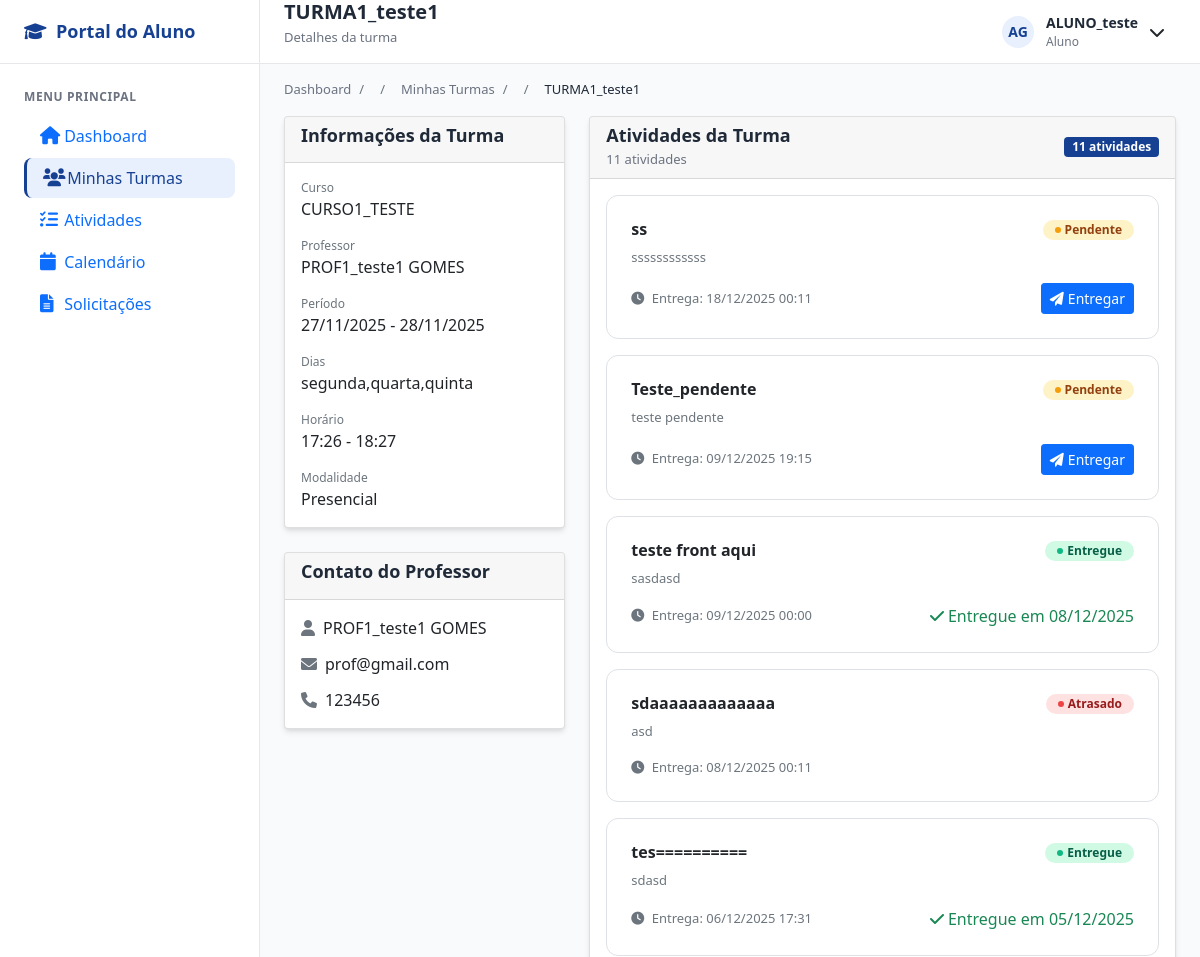
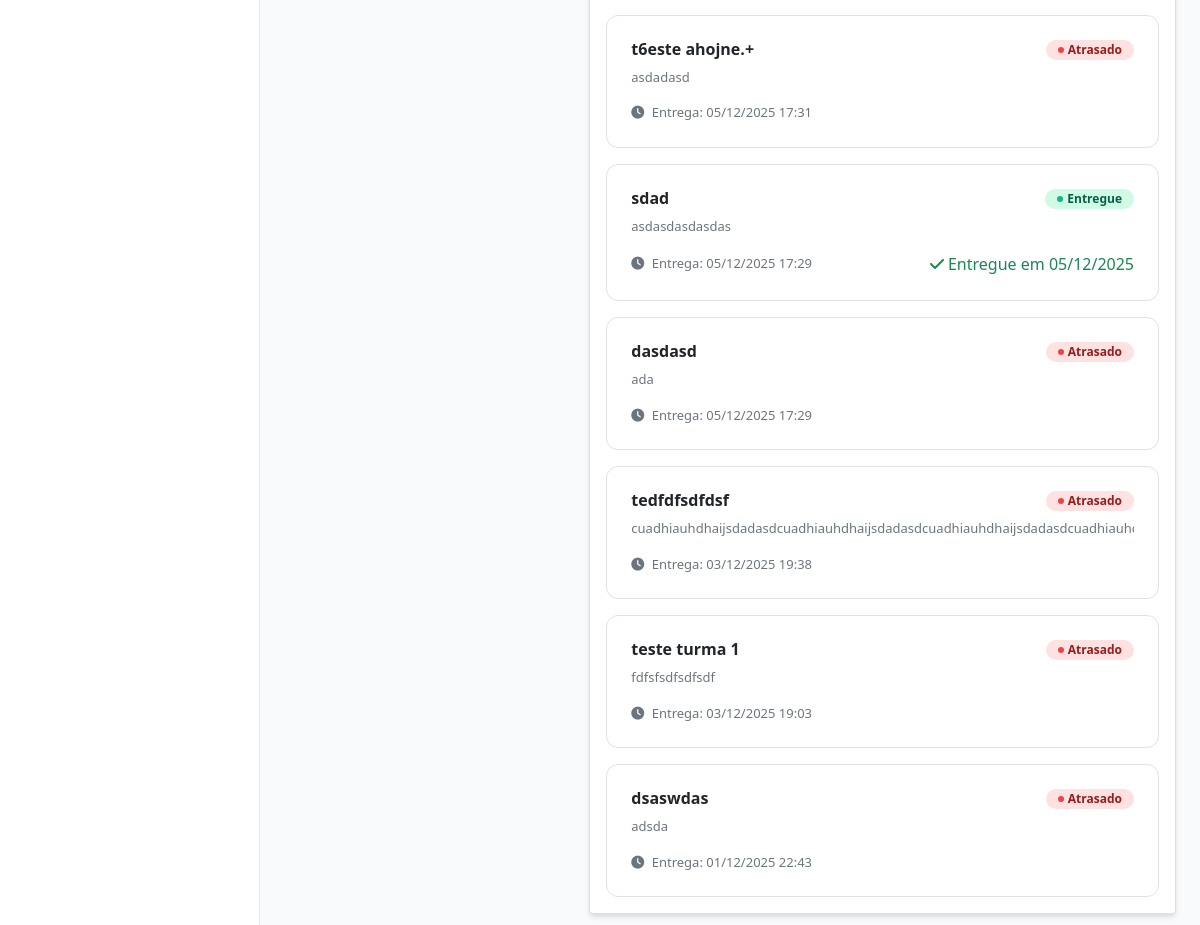
/aluno/turma/1/ (signed in), run on an earlier commit of the app's database (2 pictures, top to bottom).
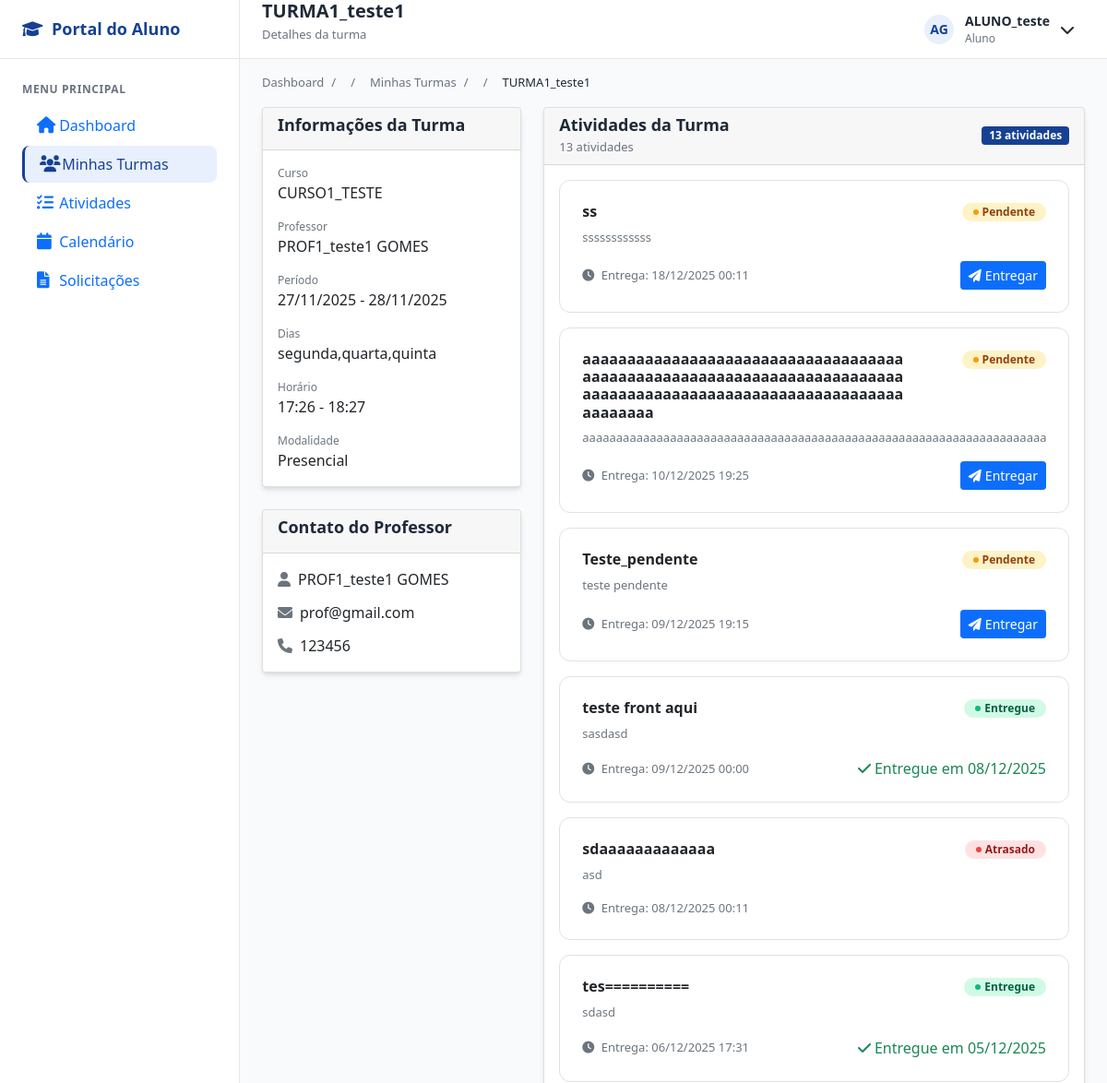
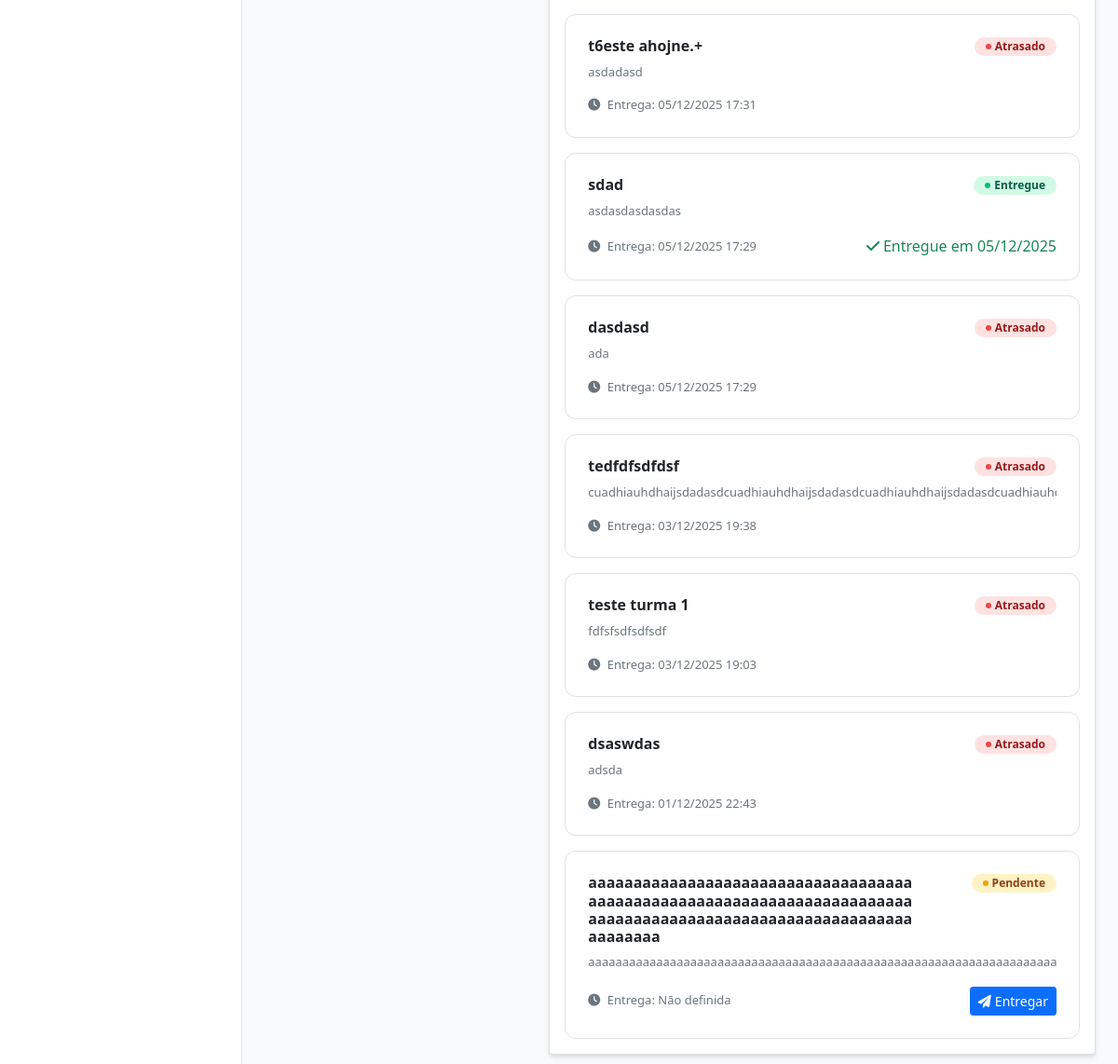
And on a later commit of the database (2 pictures, top to bottom).
### atividades/models.py (models this page shows)
class Atividade(models.Model):
    TIPO_ARQUIVO = [
        ('pdf', 'PDF'),
        ('doc', 'DOC'),
        ('docx', 'DOCX'),
        ('imagem', 'Imagem'),
        ('outro', 'Outro'),
    ]
    atividade_id = models.AutoField(primary_key=True)
    turma = models.ForeignKey('cursos.Turma', on_delete=models.CASCADE)
    tipo = models.ForeignKey(TipoAtividade, on_delete=models.SET_NULL, null=True, blank=True) # Novo campo
    titulo = models.CharField(max_length=200)
    descricao = models.TextField(blank=True, null=True)
    tipo_material = models.CharField(max_length=10, choices=TIPO_ARQUIVO, blank=True, null=True)
    url_material = models.URLField(blank=True, null=True)
    arquivo = models.FileField(upload_to='atividades_files/', blank=True, null=True)
    data_entrega = models.DateTimeField(blank=True, null=True)
    class Meta:
        db_table = 'Atividades'

class AtividadeEntregue(models.Model):
    atividade_entregue_id = models.AutoField(primary_key=True)
    atividade = models.ForeignKey(Atividade, on_delete=models.CASCADE)
    matricula = models.ForeignKey('cursos.Matricula', on_delete=models.CASCADE)
    texto = models.TextField(blank=True, null=True)
    tipo_arquivo = models.CharField(max_length=10, choices=Atividade.TIPO_ARQUIVO, blank=True, null=True)
    url_arquivo = models.URLField(blank=True, null=True)
    data_entrega = models.DateTimeField(auto_now_add=True)
    nota = models.DecimalField(max_digits=5, decimal_places=2, blank=True, null=True)
    class Meta:
        db_table = 'AtividadesEntregues'
        unique_together = ['atividade', 'matricula']

### aluno/views.py (the view)
# urls.py: path('turma/<int:turma_id>/', views.detalhes_turma, name='detalhes_turma'),
@login_required
@aluno_required
def detalhes_turma(request, turma_id):
    turma = get_object_or_404(Turma, turma_id=turma_id)
    matricula = Matricula.objects.filter(
        aluno=request.user.aluno,
        turma=turma,
        status_matricula=True
    ).first()
    if not matricula:
        return render(request, "aluno/error.html", {
            "message": "Você não está matriculado nesta turma."
        })
    atividades = Atividade.objects.filter(turma=turma).order_by('-data_entrega')
    atividades_com_status = []
    for atividade in atividades:
        entrega = AtividadeEntregue.objects.filter(
            atividade=atividade,
            matricula__aluno=request.user.aluno
        ).first()
        if entrega:
            status = 'entregue'
        elif atividade.data_entrega and atividade.data_entrega < timezone.now():
            status = 'atrasado'
        else:
            status = 'pendente'
        atividades_com_status.append({
            'atividade': atividade,
            'status': status,
            'entrega': entrega
        })
    proximos_eventos = Evento.objects.filter(
        turma=turma,
        data_inicio__gte=timezone.now()
    ).order_by('data_inicio')[:5]
    context = {
        'turma': turma,
        'atividades_com_status': atividades_com_status,
        'proximos_eventos': proximos_eventos,
        'professor': turma.professor,
    }
    return render(request, "aluno/detalhes_turma.html", context)

### aluno/templates/aluno/detalhes_turma.html (shortened to what the changed rows need)
{% extends "aluno/base.html" %}
{% load static %}
{% block content %}
<div class="grid grid-cols-1 lg:grid-cols-3 gap-6">
    <div class="lg:col-span-2">
        <div class="card">
            <div class="card-header d-flex justify-content-between align-items-center">
                <div>
                    <h3 class="card-title">Atividades da Turma</h3>
                    <p class="card-subtitle">{{ atividades_com_status|length }} atividades</p>
                </div>
                <span class="badge badge-primary">{{ atividades_com_status|length }} atividades</span>
            </div>
            <div class="card-body">
                {% if atividades_com_status %}
                    <div class="space-y-3">
                        {% for item in atividades_com_status %}
                        <div class="border rounded-lg p-4">
                            <div class="d-flex justify-content-between align-items-start mb-2">
                                <h6 class="font-semibold text-dark mb-0 text-wrap" style="word-wrap: break-word; overflow-wrap: break-word; word-break: break-word; max-width: 70%;">
                                    {{ item.atividade.titulo }}
                                </h6>
                                <span class="status-badge status-{{ item.status }}">
                                    {{ item.status|title }}
                                </span>
                            </div>
                            {% if item.atividade.descricao %}
                            <p class="text-sm text-muted mb-2 text-truncate" style="max-width: 100%; overflow: hidden; text-overflow: ellipsis; display: -webkit-box; -webkit-line-clamp: 2; -webkit-box-orient: vertical; word-wrap: break-word;">
                                {{ item.atividade.descricao|truncatechars:120 }}
                            </p>
                            {% endif %}
                            <div class="d-flex justify-content-between align-items-center mt-3">
                                <div class="text-sm text-muted">
                                    <i class="fas fa-clock me-1"></i>
                                    Entrega: {{ item.atividade.data_entrega|date:"d/m/Y H:i"|default:"Não definida" }}
                                </div>
                                <div>
                                    {% if item.status == 'pendente' %}
                                        <a href="{% url 'aluno:entregar_atividade' item.atividade.atividade_id %}"
                                           class="btn btn-primary btn-sm">
                                            <i class="fas fa-paper-plane me-1"></i>Entregar
                                        </a>
                                    {% elif item.status == 'entregue' %}
                                        <div class="d-flex items-center gap-2">
                                            <span class="text-success">
                                                <i class="fas fa-check me-1"></i>Entregue em
                                                {{ item.entrega.data_entrega|date:"d/m/Y" }}
                                            </span>
                                        </div>
                                    {% endif %}
                                </div>
                            </div>
                        </div>
                        {% endfor %}
                    </div>
                {% else %}
                    <div class="text-center py-4">
                        <i class="fas fa-tasks fa-2x text-muted mb-3"></i>
                        <p class="text-muted">Nenhuma atividade disponível para esta turma.</p>
                    </div>
                {% endif %}
            </div>
        </div>
    </div>
</div>
{% endblock %}

What changed in the data, as far as the page shows it:
added Atividade: atividade.titulo "aaaaaaaaaaaaaaaaaaaaaaaaaaaaaaaaaaaaaaaaaaaaaaaaaaaaaaaaaaaaaaaaaaaaaaaaaaaaaaaaaaaaaaaaaaaaaaaaaaaaaaaaaaaaaaaaaaaa", status "Pendente", atividade.descricao "aaaaaaaaaaaaaaaaaaaaaaaaaaaaaaaaaaaaaaaaaaaaaaaaaaaaaaaaaaaaaaaaaaa…", atividade.data_entrega "10/12/2025 19:25", shows "Entregar"
added Atividade: atividade.titulo "aaaaaaaaaaaaaaaaaaaaaaaaaaaaaaaaaaaaaaaaaaaaaaaaaaaaaaaaaaaaaaaaaaaaaaaaaaaaaaaaaaaaaaaaaaaaaaaaaaaaaaaaaaaaaaaaaaaa", status "Pendente", atividade.descricao "aaaaaaaaaaaaaaaaaaaaaaaaaaaaaaaaaaaaaaaaaaaaaaaaaaaaaaaaaaaaaaaaaaa…", atividade.data_entrega "Não definida", shows "Entregar"
Also different on the page:
{{ atividades_com_status|length }}: "11" → "13"
